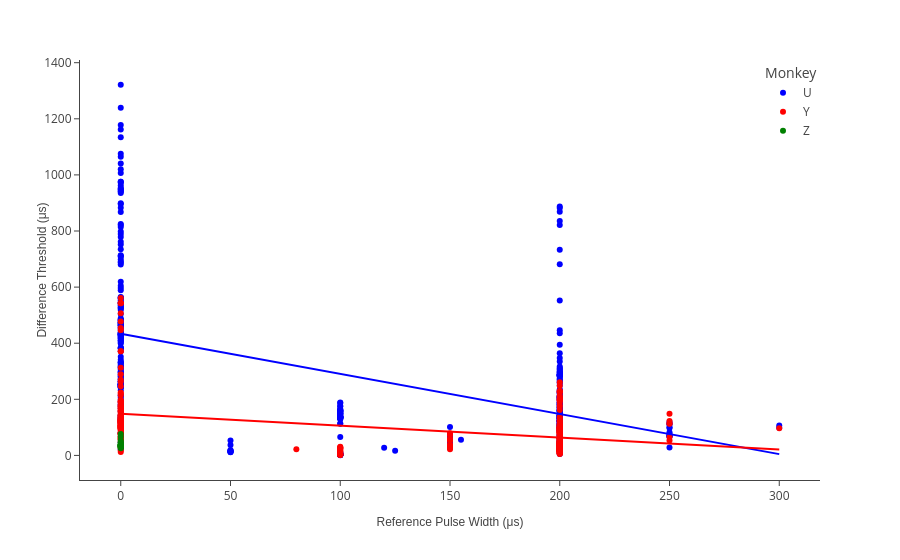

Source (notebook cell):
### Code cell
fig

### Figure 1 — Plotly figure (JSON) as saved in the notebook; plotly's stock layout.template omitted (floating-point values rounded to 4 significant figures; data arrays with more than 128 entries replaced by an {"elided": "..."} marker saying what was removed)
{"data": [{"hovertemplate": "Monkey=U<br>Ref PW=%{x}<br>location=%{y}<extra></extra>", "legendgroup": "U", "marker": {"color": "blue", "symbol": "circle"}, "mode": "markers", "name": "U", "orientation": "v", "showlegend": true, "type": "scatter", "x": {"elided": "417 int values"}, "xaxis": "x", "y": {"elided": "417 float values"}, "yaxis": "y"}, {"hovertemplate": "Monkey=Y<br>Ref PW=%{x}<br>location=%{y}<extra></extra>", "legendgroup": "Y", "marker": {"color": "red", "symbol": "circle"}, "mode": "markers", "name": "Y", "orientation": "v", "showlegend": true, "type": "scatter", "x": {"elided": "330 int values"}, "xaxis": "x", "y": {"elided": "330 float values"}, "yaxis": "y"}, {"hovertemplate": "Monkey=Z<br>Ref PW=%{x}<br>location=%{y}<extra></extra>", "legendgroup": "Z", "marker": {"color": "green", "symbol": "circle"}, "mode": "markers", "name": "Z", "orientation": "v", "showlegend": true, "type": "scatter", "x": [0, 0, 0, 0, 0, 0, 0, 0, 0, 0, 0, 0, 0, 0, 0, 0, 0, 0, 0, 0, 0, 0, 0], "xaxis": "x", "y": [37.62, 34.72, 34.03, 38.74, 38.99, 36.7, 34.18, 31.89, 46.39, 39.35, 32.42, 29.92, 29.46, 35.63, 35.44, 76.04, 30.81, 29.79, 25.55, 66.71, 46.37, 53.89, 33.91], "yaxis": "y"}, {"hovertemplate": "Monkey=U<br>x=%{x}<br>y=%{y}<extra></extra>", "legendgroup": "U", "line": {"color": "blue", "dash": "solid"}, "mode": "lines", "name": "U", "orientation": "v", "showlegend": false, "type": "scatter", "x": [0, 300], "xaxis": "x", "y": [433.7, 4.598], "yaxis": "y"}, {"hovertemplate": "Monkey=Y<br>x=%{x}<br>y=%{y}<extra></extra>", "legendgroup": "Y", "line": {"color": "red", "dash": "solid"}, "mode": "lines", "name": "Y", "orientation": "v", "showlegend": false, "type": "scatter", "x": [0, 300], "xaxis": "x", "y": [148.1, 21.07], "yaxis": "y"}, {"hovertemplate": "Monkey=Z<br>x=%{x}<br>y=%{y}<extra></extra>", "legendgroup": "Z", "line": {"color": "green", "dash": "solid"}, "mode": "lines", "name": "Z", "orientation": "v", "showlegend": false, "type": "scatter", "x": [0, 0], "xaxis": "x", "y": [39.07, 39.07], "yaxis": "y"}], "layout": {"autosize": true, "legend": {"title": {"text": "Monkey"}, "tracegroupgap": 0}, "margin": {"t": 60}, "xaxis": {"anchor": "y", "autorange": true, "domain": [0, 1], "range": [-18.76, 318.8], "title": {"text": "Reference Pulse Width (μs)"}, "type": "linear"}, "yaxis": {"anchor": "x", "autorange": true, "domain": [0, 1], "range": [-93.06, 1415.0], "title": {"text": "Difference Threshold (μs)"}, "type": "linear"}}}
